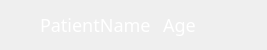
                 <widget class="QWidget" name="nameContainer" native="true">
                  <property name="minimumSize">
                   <size>
                    <width>0</width>
                    <height>50</height>
                   </size>
                  </property>
                  <property name="maximumSize">
                   <size>
                    <width>16777215</width>
                    <height>50</height>
                   </size>
                  </property>
                  <property name="styleSheet">
                   <string notr="true">QLabel {
	height: 56px;
	color: white;
	font-size: 18px;
}</string>
                  </property>
                  <layout class="QHBoxLayout" name="horizontalLayout_14">
                   <property name="spacing">
                    <number>0</number>
                   </property>
                   <property name="leftMargin">
                    <number>0</number>
                   </property>
                   <property name="topMargin">
                    <number>0</number>
                   </property>
                   <property name="rightMargin">
                    <number>0</number>
                   </property>
                   <property name="bottomMargin">
                    <number>0</number>
                   </property>
                   <item>
                    <spacer name="horizontalSpacer_16">
                     <property name="orientation">
                      <enum>Qt::Horizontal</enum>
                     </property>
                     <property name="sizeHint" stdset="0">
                      <size>
                       <width>40</width>
                       <height>20</height>
                      </size>
                     </property>
                    </spacer>
                   </item>
                   <item>
                    <widget class="QLabel" name="patientName">
                     <property name="styleSheet">
                      <string notr="true">	font-family: Source Han Sans CN;</string>
                     </property>
                     <property name="text">
                      <string>PatientName</string>
                     </property>
                    </widget>
                   </item>
                   <item>
                    <spacer name="horizontalSpacer_5">
                     <property name="orientation">
                      <enum>Qt::Horizontal</enum>
                     </property>
                     <property name="sizeType">
                      <enum>QSizePolicy::Fixed</enum>
                     </property>
                     <property name="sizeHint" stdset="0">
                      <size>
                       <width>12</width>
                       <height>20</height>
                      </size>
                     </property>
                    </spacer>
                   </item>
                   <item>
                    <widget class="QLabel" name="age">
                     <property name="styleSheet">
                      <string notr="true">	font-family: Source Han Sans CN;</string>
                     </property>
                     <property name="text">
                      <string>Age</string>
                     </property>
                    </widget>
                   </item>
                   <item>
                    <spacer name="horizontalSpacer_4">
                     <property name="orientation">
                      <enum>Qt::Horizontal</enum>
                     </property>
                     <property name="sizeType">
                      <enum>QSizePolicy::Fixed</enum>
                     </property>
                     <property name="sizeHint" stdset="0">
                      <size>
                       <width>12</width>
                       <height>20</height>
                      </size>
                     </property>
                    </spacer>
                   </item>
                   <item>
                    <widget class="QLabel" name="gender">
                     <property name="minimumSize">
                      <size>
                       <width>19</width>
                       <height>19</height>
                      </size>
                     </property>
                     <property name="maximumSize">
                      <size>
                       <width>19</width>
                       <height>19</height>
                      </size>
                     </property>
                     <property name="styleSheet">
                      <string notr="true">image: url(:/Optimus/images/trainPage/gender.svg);</string>
                     </property>
                     <property name="text">
                      <string/>
                     </property>
                    </widget>
                   </item>
                   <item>
                    <spacer name="horizontalSpacer_17">
                     <property name="orientation">
                      <enum>Qt::Horizontal</enum>
                     </property>
                     <property name="sizeHint" stdset="0">
                      <size>
                       <width>40</width>
                       <height>20</height>
                      </size>
                     </property>
                    </spacer>
                   </item>
                  </layout>
                 </widget>
